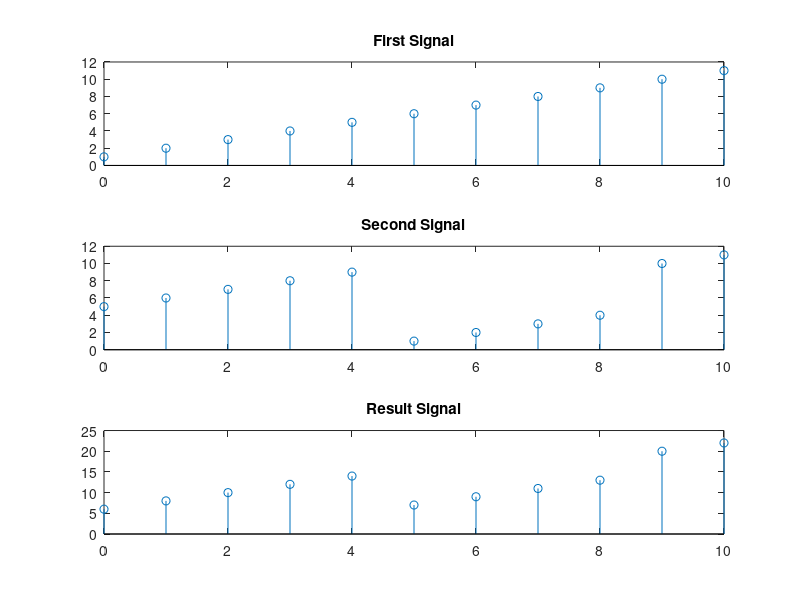

This figure's MATLAB source:
firstDiscreteTime = 0 : 10; 
firstSignal = [1 2 3 4 5 6 7 8 9 10 11]; 

secondDiscreteTime = 0 : 10; 
secondSignal = [5 6 7 8 9 1 2 3 4 10 11];

resultDiscreteTime = 0 : 10; 
resultSignal = firstSignal + secondSignal; 

subplot(3, 1, 1), stem(firstDiscreteTime, firstSignal), title('First Signal'); 
subplot(3, 1, 2), stem(secondDiscreteTime, secondSignal), title('Second Signal'); 
subplot(3, 1, 3), stem(resultDiscreteTime, resultSignal), title('Result Signal');